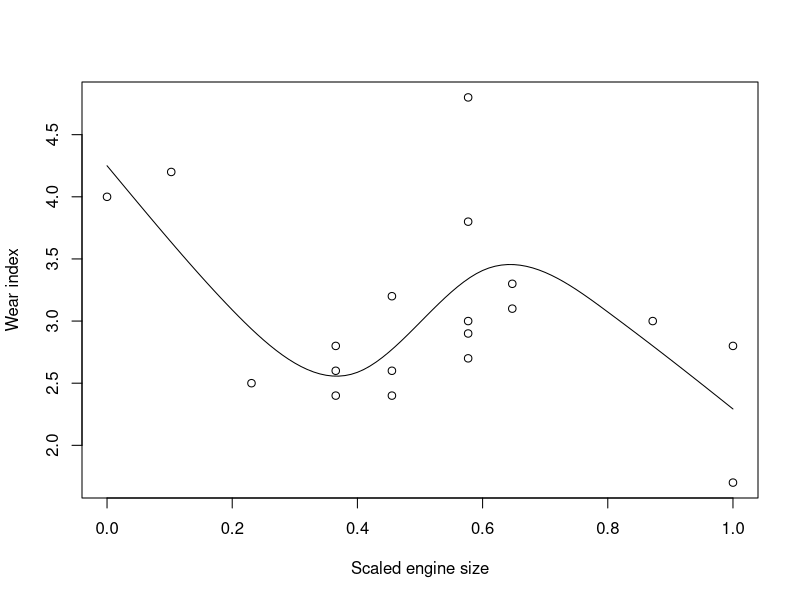
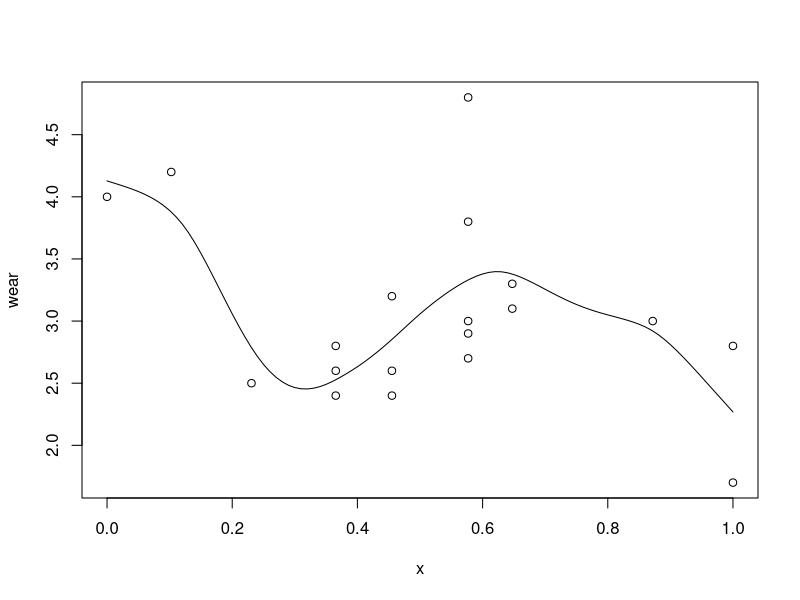
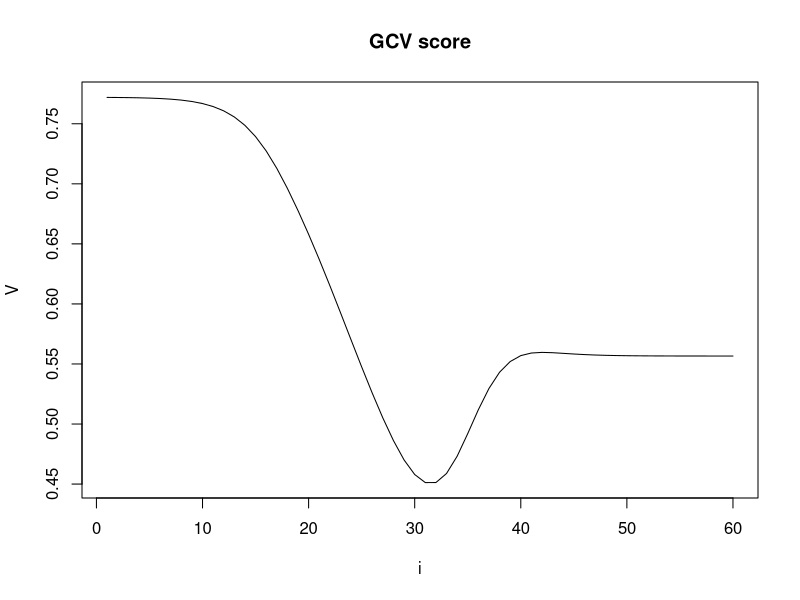
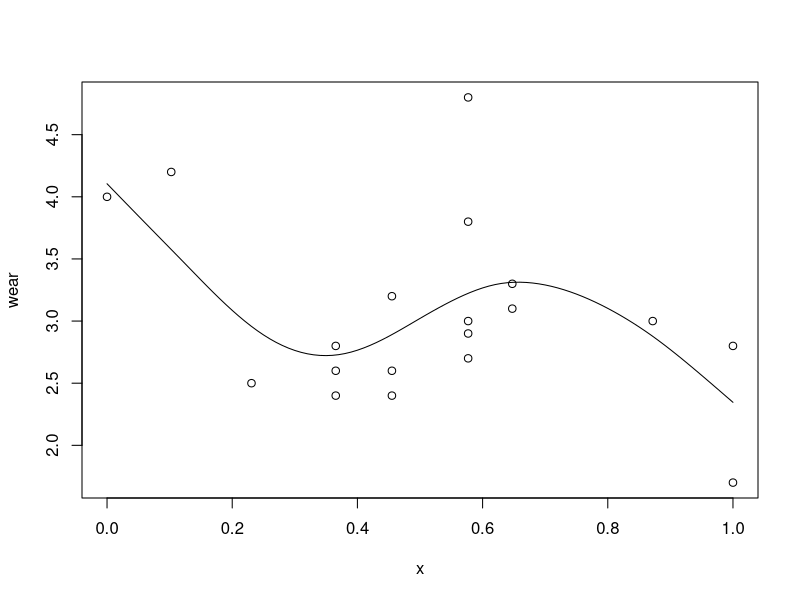
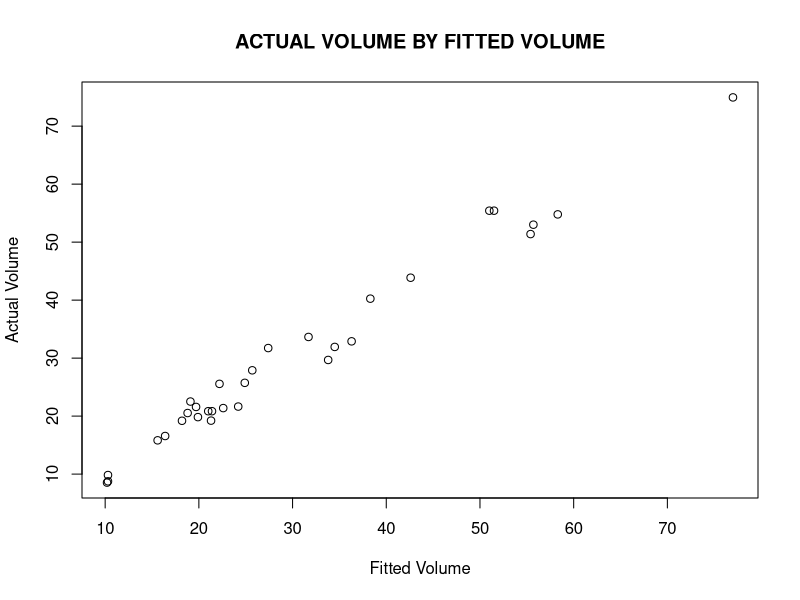
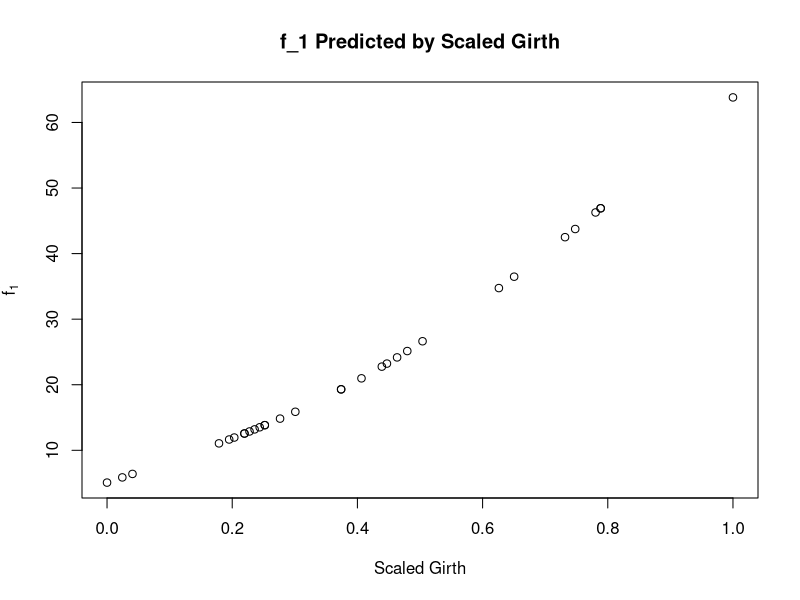
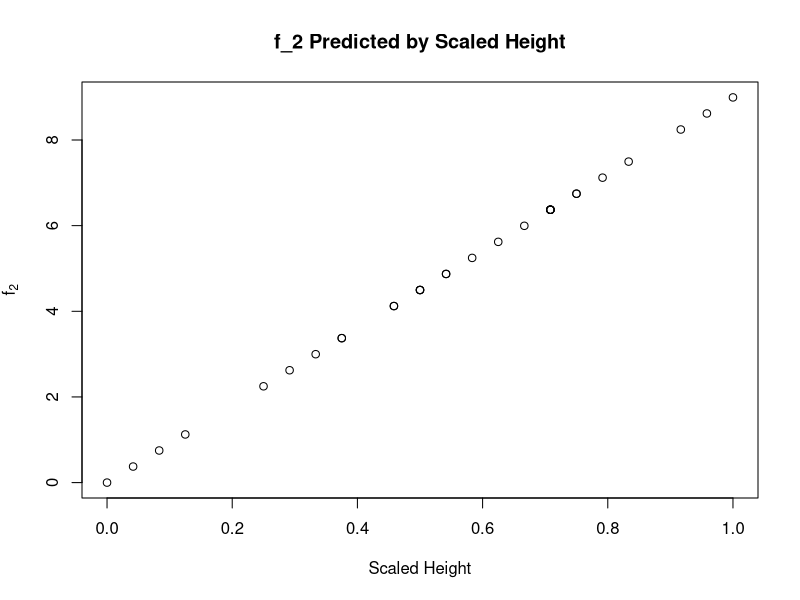
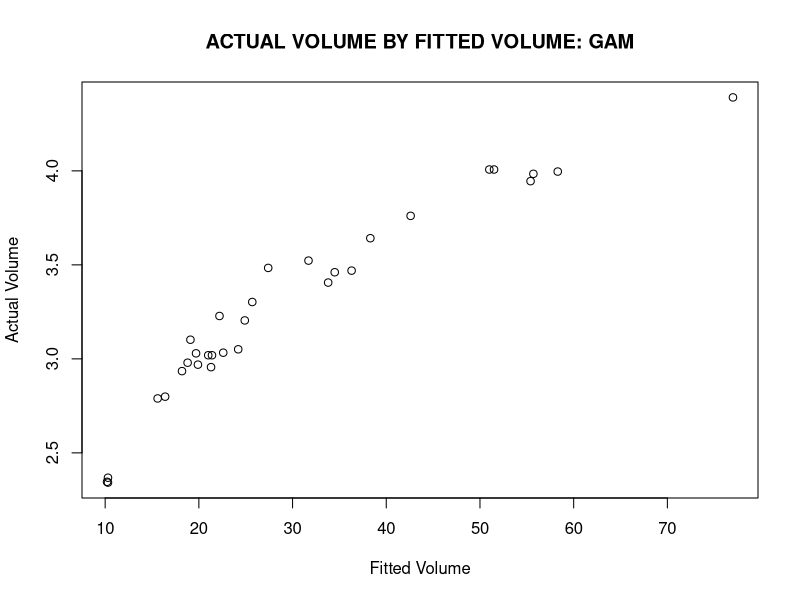

Source code (R) for these figures, in order:
# R code for chapter 3 of Wood (2006) "GAMs: An Introduction with R"

## 3.2.1 Representing a smooth function: Regression splines
#### Using the cubic spline basis
#### STEP 1: Read in data
par(mfrow=c(1,1))
size <- c(1.42,1.58,1.78,1.99,1.99,1.99,2.13,2.13,2.13,
          2.32,2.32,2.32,2.32,2.32,2.43,2.43,2.78,2.98,2.98)
wear <- c(4.0,4.2,2.5,2.6,2.8,2.4,3.2,2.4,2.6,4.8,2.9,
          3.8,3.0,2.7,3.1,3.3,3.0,2.8,1.7)
## Scale engine capacity data to interval [0,1]
x <- size-min(size); x <- x/max(x)
## Plot Engine Wear by Scaled Engine Capacity:
plot(x,wear,xlab="Scaled engine size",ylab="Wear index")

#### STEP 2: Define basis R(x,z) for cubic spline along interval [0,1]
#### This function serves to return the matrix values for columns
#### 3 through q in the model matrix (below)
#### Column 1 is all 1
#### Column 2 is all x
rk <- function(x,z) # R(x,z) for cubic spline on [0,1]
{ ((z-0.5)^2-1/12)*((x-0.5)^2-1/12)/4-
  ((abs(x-z)-0.5)^4-(abs(x-z)-0.5)^2/2+7/240)/24
}

#### STEP 3: Write function spl.X which accepts a sequence of knots
#### and an array of x values to produce model matrix for spline
spl.X <- function(x,xk)
# set up model matrix for cubic penalized regression spline
{ q <- length(xk)+2  # number of parameters Note q is numbers of knots + 2
  n <- length(x)     # number of data
  X <-matrix(1,n,q)  # initialized model matrix
  X[,2]<-x           # set second column to x
  X[,3:q]<-outer(x,xk,FUN=rk) # and remaining to R(x,xk)
  X
}

xk <- 1:4/5      # choose some knots
X <- spl.X(x,xk) # generate model matrix
mod.1 <- lm(wear~X-1) # fit model
xp <- 0:100/100    # x values for prediction
Xp <- spl.X(xp,xk) # prediction matrix
lines(xp,Xp%*%coef(mod.1)) # plot fitted spline

## 3.2.2 Controlling the degree of smoothing with penalized regression splines
#### Here we are obtaining S, the matrix for the second derivative of the curve
spl.S<-function(xk)
# set up the penalized regression spline penalty matrix,
# given knot sequence xk
{ q<-length(xk)+2;S<-matrix(0,q,q) # initialize matrix to 0
  S[3:q,3:q]<-outer(xk,xk,FUN=rk)  # fill in non-zero part
  S
}

#### Here we obtain B which is the square root of S
mat.sqrt<-function(S) # A simple matrix square root
{ d<-eigen(S,symmetric=TRUE)
  rS<-d$vectors%*%diag(d$values^0.5)%*%t(d$vectors)
}

prs.fit<-function(y,x,xk,lambda)
# function to fit penalized regression spline to x,y data,
# with knots xk, given smoothing parameter, lambda.
{ q<-length(xk)+2           # dimension of basis
  n<-length(x)              # number of data
  # create augmented model matrix ....
  Xa <- rbind(spl.X(x,xk),mat.sqrt(spl.S(xk))*sqrt(lambda))
  y[(n+1):(n+q)]<-0  # augment the data vector
  lm(y~Xa-1) # fit and return penalized regression spline
}

xk<-1:7/8 # choose some knots
mod.2<-prs.fit(wear,x,xk,0.0001) # fit pen. reg. spline
Xp<-spl.X(xp,xk) # matrix to map params to fitted values at xp
plot(x,wear);lines(xp,Xp%*%coef(mod.2)) # plot data & spl. fit

## 3.2.3 Choosing the smoothing parameter, lambda: Cross validation
## Simple direct search for GCV smoothing parameter:

lambda<-1e-8;n<-length(wear);V<-rep(0,60)
for (i in 1:60)            # loop through smoothing parameters
{ mod<-prs.fit(wear,x,xk,lambda)     # fit model, given lambda
  trA<-sum(influence(mod)$hat[1:n])  # find tr(A)
  rss<-sum((wear-fitted(mod)[1:n])^2)# residual sum of squares
  V[i]<-n*rss/(n-trA)^2              # obtain GCV score
  lambda<-lambda*1.5                 # increase lambda
}
plot(1:60,V,type="l",main="GCV score",xlab="i")  # plot score

i<-(1:60)[V==min(V)]                 # extract index of min(V)
mod.3<-prs.fit(wear,x,xk,1.5^(i-1)*1e-8)  # fit optimal model
Xp<-spl.X(xp,xk)                          # .... and plot it
plot(x,wear);lines(xp,Xp%*%coef(mod.3))

## 3.3.1 Penalized regression spline representation of an additive model
#### TWO TERM ADDITIVE MODEL
am.setup<-function(x,z,q=10)
# Get X, S_1 and S_2 for a simple 2 term AM
{ # choose knots ...
  xk <- quantile(unique(x),1:(q-2)/(q-1))
  zk <- quantile(unique(z),1:(q-2)/(q-1))
  # get penalty matrices ...
  S <- list()
  S[[1]] <- S[[2]] <- matrix(0,2*q-1,2*q-1)
  S[[1]][2:q,2:q] <- spl.S(xk)[-1,-1]
  S[[2]][(q+1):(2*q-1),(q+1):(2*q-1)] <- spl.S(zk)[-1,-1]
  # get model matrix ...
  n<-length(x)
  X<-matrix(1,n,2*q-1)
  X[,2:q]<-spl.X(x,xk)[,-1]           # 1st smooth
  X[,(q+1):(2*q-1)]<-spl.X(z,zk)[,-1] # 2nd smooth
  list(X=X,S=S)
}

fit.am<-function(y,X,S,sp)
# function to fit simple 2 term additive model
{ # get sqrt of total penalty matrix ...
  rS <- mat.sqrt(sp[1]*S[[1]]+sp[2]*S[[2]])
  q.tot <- ncol(X)                # number of params
  n <- nrow(X)                    # number of data
  X1 <- rbind(X,rS)               # augmented X
  y1 <- c(y,rep(0,q.tot))         # augment data
  b<-lm(y1~X1-1)                  # fit model
  trA<-sum(influence(b)$hat[1:n]) # tr(A)
  norm<-sum((y-fitted(b)[1:n])^2) # RSS
  list(model=b,gcv=norm*n/(n-trA)^2,sp=sp)
}

## Get data for cherry trees, rescale both predictors into interval [0,1]
data(trees)
rg <- range(trees$Girth)
trees$Girth <- (trees$Girth - rg[1])/(rg[2]-rg[1])
rh <- range(trees$Height)
trees$Height <- (trees$Height - rh[1])/(rh[2]-rh[1])

## Obtain model matrix and penalty matrices for cherry tree data 
## (using q=10 formal argument default value of am.setup function)
am0 <- am.setup(trees$Girth,trees$Height)

## Given model matrix and penalty matrices, perform a grad search
## to find model fit that approximately minimizes GCV score
sp <- c(0,0)   # initialize smoothing parameter (s.p.) array
for (i in 1:30) for (j in 1:30)      # loop over s.p. grid
{ sp[1]<-1e-5*2^(i-1);sp[2]<-1e-5*2^(j-1) # s.p.s
  b<-fit.am(trees$Volume,am0$X,am0$S,sp)  # fit using s.p.s
  if (i+j==2) best<-b else                # store 1st model
  if (b$gcv<best$gcv) best<-b             # store best model
}
best$sp   # GCV best smoothing parameters found

## plot fitted against data ...
plot(trees$Volume,fitted(best$model)[1:31], main= "ACTUAL VOLUME BY FITTED VOLUME",xlab="Fitted Volume",ylab="Actual Volume")

## evaluate and plot f_1 against Girth ...
b<-best$model
b$coefficients[1]<-0     # zero the intercept
b$coefficients[11:19]<-0 # zero the second smooth coefs
f0<-predict(b)           # predict f_1 only, at data values
plot(trees$Girth,f0[1:31],main= "f_1 Predicted by Scaled Girth",xlab="Scaled Girth", ylab=expression(hat(f[1])))

## evaluate and plot f_2 against Height ...
b <- best$model
b$coefficients[1] <- 0     # zero the intercept
b$coefficients[2:10] <- 0  # zero the first smooth coefs
f0<-predict(b)             # predict f_2 only, at data values
plot(trees$Height,f0[1:31],main= "f_2 Predicted by Scaled Height",xlab="Scaled Height",ylab=expression(hat(f[2])))

## 3.4 Generalized Additive Models

## To fit tree data with a generalized additive model,
fit.gamG<-function(y,X,S,sp)
# function to fit simple 2 term generalized additive model
# Gamma errors and log link
{ # get sqrt of combined penalty matrix ...
  rS <- mat.sqrt(sp[1]*S[[1]]+sp[2]*S[[2]])
  q <- ncol(X)   # number of params
  n <- nrow(X)   # number of data
  X1 <- rbind(X,rS)     # augmented model matrix
  eta <- log(y)         # initialize linear predictor
  norm <- 0;old.norm <- 1   # initialize convergence control
  while (abs(norm-old.norm)>1e-4*norm)  # repeat un-converged
  { mu <- exp(eta)          # fitted values
    z <- (y-mu)/mu + eta    # pseudodata (recall w_i=1, here)
    z[(n+1):(n+q)] <- 0     # augmented pseudodata
    m <- lm(z~X1-1)         # fit penalized working model
    b <- m$coefficients     # current parameter estimates
    eta <- (X1%*%b)[1:n]    # 'linear predictor'
    trA <- sum(influence(m)$hat[1:n]) # tr(A)
    old.norm <- norm        # store for convergence test
    norm <- sum((z-fitted(m))[1:n]^2) # RSS of working model
  }
  list(model=m,gcv=norm*n/(n-trA)^2,sp=sp)
}

## to find model fit that approximately minimizes GCV score for a GAM, we have
## replaced fit.am with fit.gamG in the smooting parameter grid search loop below:
sp <- c(0,0)   # initialize smoothing parameter (s.p.) array
for (i in 1:30) for (j in 1:30)      # loop over s.p. grid
{ sp[1]<-1e-5*2^(i-1);sp[2]<-1e-5*2^(j-1) # s.p.s
  b<-fit.gamG(trees$Volume,am0$X,am0$S,sp)  # fit using s.p.s
  if (i+j==2) best<-b else                # store 1st model
  if (b$gcv<best$gcv) best<-b             # store best model
}
best$sp   # GCV best smoothing parameters found

## plot fitted against data ...
plot(trees$Volume,fitted(best$model)[1:31], main= "ACTUAL VOLUME BY FITTED VOLUME: GAM",xlab="Fitted Volume",ylab="Actual Volume")

## evaluate and plot f_1 against Girth for GAM ...
b<-best$model
b$coefficients[1]<-0     # zero the intercept
b$coefficients[11:19]<-0 # zero the second smooth coefs
f0<-predict(b)           # predict f_1 only, at data values
plot(trees$Girth,f0[1:31],main= "f_1 Predicted by Scaled Girth: GAM",xlab="Scaled Girth", ylab=expression(hat(f[1])))

## evaluate and plot f_2 against Height ...
b <- best$model
b$coefficients[1] <- 0     # zero the intercept
b$coefficients[2:10] <- 0  # zero the first smooth coefs
f0<-predict(b)             # predict f_2 only, at data values
plot(trees$Height,f0[1:31],main= "f_2 Predicted by Scaled Height: GAM",xlab="Scaled Height",ylab=expression(hat(f[2])))

